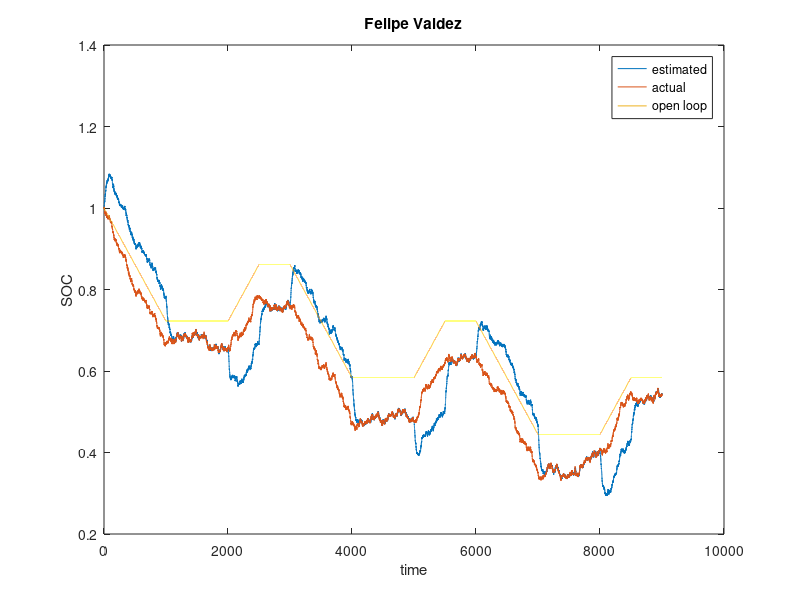

Reproduce this figure in MATLAB. (Note: this script raises an error after producing the figure.)
%% KF Battery Model - Felipe Valdez
clear; clc; close all;

%%%%%%%%%%%%%%% Current Input Data %%%%%%%%%%%%%%%%%%%%%%%%%%%%%%%
load IV_data_linear

%Battery parameters
C_bat =5*3600; 
Rs = 0.01; %Ohms
R1 = 0.015; %Ohms
R2 = 0.015; %Ohms
C1 = 2400; %F
C2 = 2400; %F
alpha = 0.65; %V
Vocv0 = 3.435; %V

%%%%%%%%%%%%%%% Initialization %%%%%%%%%%%%%%%%%%%%%%%%
Vc1 = zeros(1,length(t));       %prelocate array
SOC = zeros(1,length(t));     
P = zeros(1,length(t));
SOC_ol = zeros(1,length(t));   
fx = zeros(1,length(t));       

Vc1(1) = 0;
Vc2(1) = 0;
SOC(1) = 1;
OCV(1) = Vocv0 + alpha*SOC(1); 
V(1) = OCV(1); %at t=0, V(t)=OVC(t) since there is no V drop
mu = 0;                        %zero mean
Q = 2.5e-7;                    %system noise covariance
R = 10^-4;                     %measurement(voltage) noise covariance
SOC_ol(1) = SOC(1);
dt = 0.1;                      %sampling period

%%%%%%%%%%%%%%%%%%%%%%%%% Kalman Filter %%%%%%%%%%%%%%%%%%%%%%%%%%%%%%%%%%
for k = 2:length(t)
% w = normrnd(mu,Q);
% v = normrnd(mu,R);

%State space 
A = 1;  B = -dt/C_bat;  C = alpha;  D = -Rs;

%Open Loop
SOC_ol(k) = A*SOC_ol(k-1)+B*I(k);

Vc1(k) = (1-(dt/(R1*C1)))*Vc1(k-1) + (dt/C1)*I(k-1);
Vc2(k) = (1-(dt/(R2*C2)))*Vc2(k-1) + (dt/C2)*I(k-1);

%%%%%%%%%%%%%%%%%%%%% MODEL PREDICTION %%%%%%%%%%%%%%%%%%%%%%%%%%%%%%%%%%%%  
SOC_prev = A*SOC(k-1) + B*I(k-1); %Step 1a: State estimate time update
P_prev = A*P(k-1)*A'+ Q;  %Step 1b: Error covariance time update 
V_est = alpha*SOC_prev - Vc1(k) - Vc2(k) - Rs*I(k) + Vocv0; %Step 1c: Estimate system output 

%%%%%%%%%%%%%%%%%%%%% MEASUREMENT UPDATE %%%%%%%%%%%%%%%%%%%%%%%%%%%%%%%%%%
L = P_prev*C'*inv(C*P_prev*C'+R); %Step 2a: Compute Kalman gain 
SOC(k) = SOC_prev + L*(V(k) - V_est); %Step 2b: State estimate measurement update 
P(k) = P_prev - L*C*P_prev; %Step 2c: Error covariance measurement update 

end

figure; plot(t,SOC,t,SOC_act,t,SOC_ol), legend('estimated', 'actual', 'open loop')
xlabel('time'), ylabel('SOC'), title('Felipe Valdez')

%---------------------------------Part c-----------------------------------
syms P_inf

%Algebraic Riccatti equation
R_eqn = A*P_inf*A.' + Q - A*P_inf*C.'*(C*P_inf*C.'+R)^-1*C*P_inf*A.'-P_inf;
sol = solve(R_eqn==0,P_inf); %solve Riccatti eqn
P_inf = eval(sol(2)); %evaluate Riccatti eqn and get solution 2

P_inf_prev = A*P_inf*A.' + Q - A*P_inf*C.'*(C*P_inf*C.'+R)^-1*C*P_inf*A.';

%compare P_inf Riccatti with KF 
Pk_inf = P_inf_prev - P_inf_prev*C.'*(C*P_inf_prev*C.'+R)^-1*C*P_inf_prev
Pk_inf_KF = P(end)

%--------------------------------Part d------------------------------------
e = SOC_act - SOC';
sigma = sqrt(P(end));

interval = linspace(-0.02,0.02,3500);
[f,x] = hist(e,interval); %use hist function and get unnormalized values
fx_pdf = pdf('norm',x,0,sigma); 

figure; plot(x,f,x,fx_pdf,'r');
xlabel('error'), ylabel('probability density')
legend('SOC estimation error','N(0,P)'), title('Felipe Valdez')
figure, plot(t,e), xlabel('time(s)'), ylabel('error'), title('Felipe Valdez')